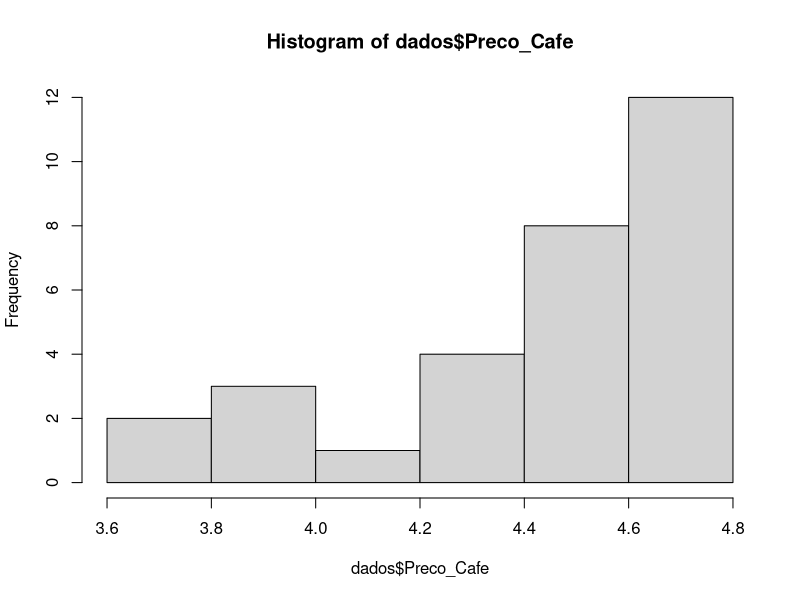
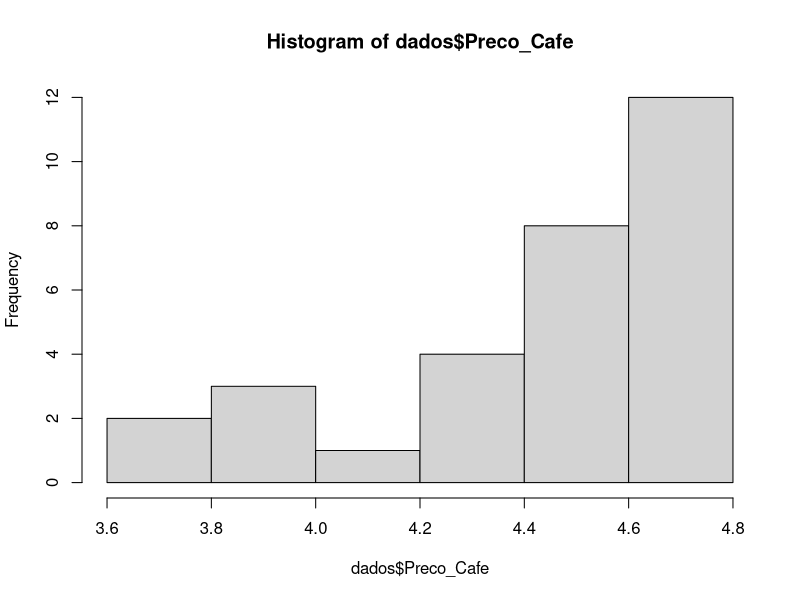
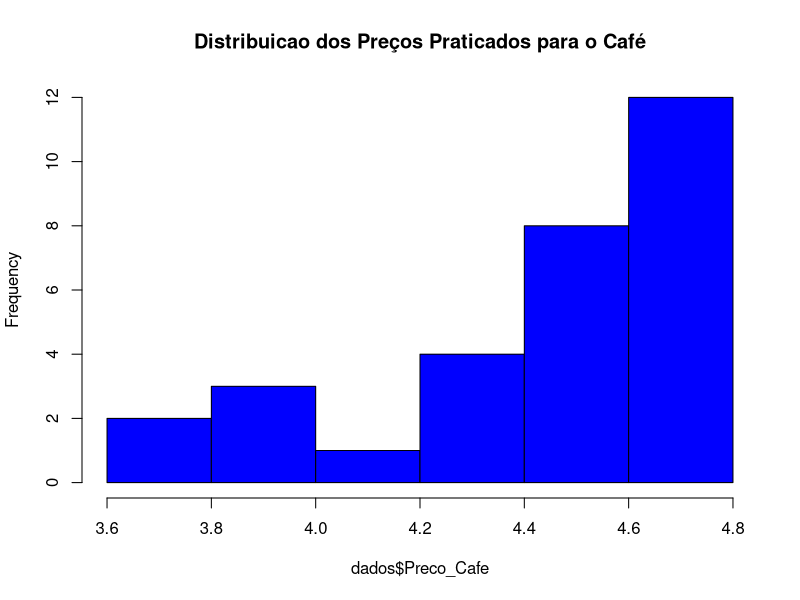
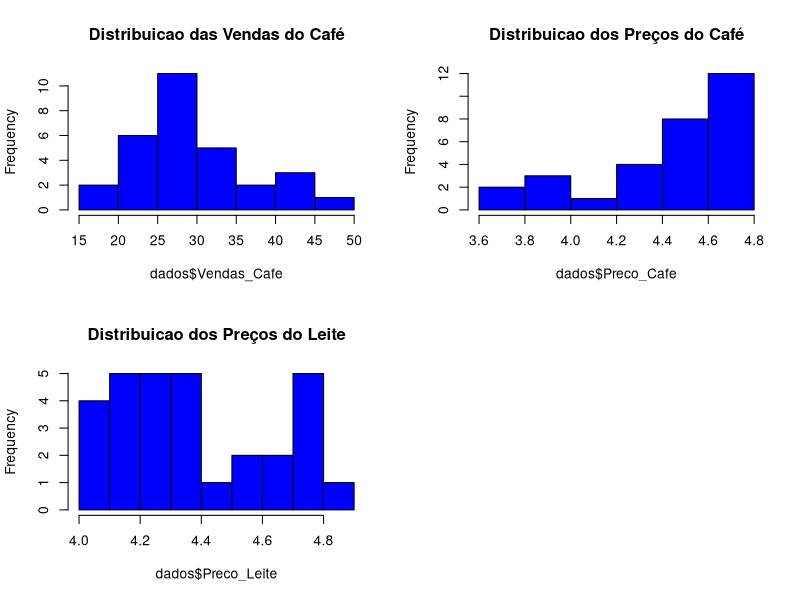
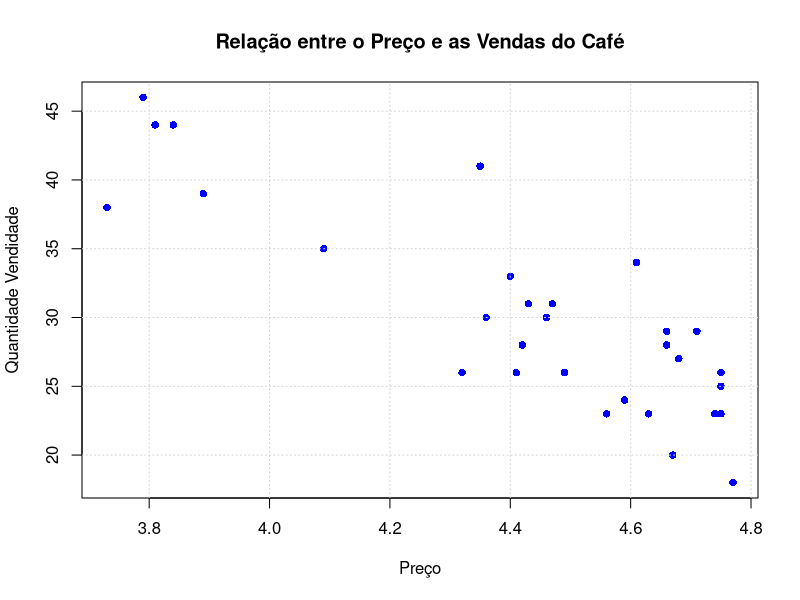

Write R code to recreate these figures, in order. (Note: this script raises an error after producing the figures.)
####### Análise exploratória de dados #######

## AED - Capitulo 01 - Prof. Máiron Chaves ###

#Copie este código, cole no seu R e execute para ver os resultados
rm(list=ls(all=TRUE)) #Remove objetos da memória do R

#Cria o data frame contendo o historico de vendas do cafe
dados <- data.frame(Vendas_Cafe = c(18, 20, 23, 23, 23, 23, 24, 25, 26, 26, 26, 26, 
                                    27, 28, 28, 
                                    29, 29, 30, 30, 31, 31, 33, 34, 35, 38, 39, 41, 44, 44, 46),
                    Preco_Cafe = c(4.77, 4.67, 4.75, 4.74, 4.63, 4.56, 4.59, 4.75, 4.75, 
                                   4.49,4.41, 4.32, 4.68, 4.66, 4.42, 4.71, 4.66, 4.46, 4.36, 4.47, 
                                   4.43, 
                                   4.4, 4.61, 4.09, 3.73, 3.89, 4.35, 3.84, 3.81, 3.79),
                    Promocao = c("Nao", "Nao", "Nao", "Nao", "Nao", "Nao", "Nao", 
                                 "Nao", "Sim", 
                                 "Nao", "Sim", "Nao", "Nao", "Sim", "Sim", "Nao", "Sim", 
                                 "Sim", 
                                 "Sim", "Nao", "Nao", "Sim", "Sim", "Sim", "Nao", "Sim", 
                                 "Sim", 
                                 "Sim", "Sim", "Sim"),
                    Preco_Leite = c(4.74, 4.81, 4.36, 4.29, 4.17, 4.66, 4.73, 4.11, 4.21, 
                                    4.25, 
                                    4.62, 4.53, 4.44, 4.19, 4.37, 4.29, 4.57, 4.21, 4.77, 4, 
                                    4.31, 
                                    4.34, 4.05, 4.73, 4.07, 4.75, 4, 4.15, 4.34, 4.15))

#visualiza a media (mean) e outras estatisticas descritivas das variaveis
summary(dados)

#Visualiza desvio padrao (standard deviation) das variaveis
sd(dados$Vendas_Cafe)
sd(dados$Preco_Cafe)
sd(dados$Preco_Leite)

#Visualiza atraves de um histograma a distribuicao da variavel Preco_Cafe
hist(dados$Preco_Cafe)

#visualiza a media (mean) e outras estatisticas descritivas das variaveis
summary(dados)

#Visualiza desvio padrao (standard deviation) das variaveis
sd(dados$Vendas_Cafe)
sd(dados$Preco_Cafe)
sd(dados$Preco_Leite)

#Visualiza atraves de um histograma a distribuicao da variavel Preco_Cafe
hist(dados$Preco_Cafe)

# Customizando o histograma
hist(dados$Preco_Cafe,
     col = 'blue',
     main = 'Distribuicao dos Preços Praticados para o Café')

#Visualiza o histograma das tres variaveis numericas na mesma pagina
par(mfrow=c(2,2)) #Configura layout para posicionar os graficos em duas linhas e duas colunas

hist(dados$Vendas_Cafe,
     col = 'blue',
     main = 'Distribuicao das Vendas do Café')
hist(dados$Preco_Cafe,
     col = 'blue',
     main = 'Distribuicao dos Preços do Café')
hist(dados$Preco_Leite,
     col = 'blue',
     main = 'Distribuicao dos Preços do Leite')
dev.off() #limpa os graficos e volta o layout para configuracao normal


#Customiza o grafico
plot(y = dados$Vendas_Cafe,
     x = dados$Preco_Cafe,
     pch = 16,
     col = 'blue',
     xlab = 'Preço',
     ylab = 'Quantidade Vendidade',
     main = 'Relação entre o Preço e as Vendas do Café')
grid() #este comando adiciona linhas de grade ao grafico

#Colore os pontos em que havia promoção naquele dia
plot(y = dados$Vendas_Cafe,
     x = dados$Preco_Cafe,
     col = dados$Promocao,
     pch = 16,
     xlab = 'Preço',
     ylab = 'Quantidade Vendidade',
     main = 'Relação entre o Preço e as Vendas do Café')
#adiciona legenda
legend(x=4.4,y=45,
       c("Promoção","Sem_Promoção"),
       col=c("red","black"),
       pch=c(16,16))
grid()

#Cria uma nova variavel informando se naquele dia vendeu acima ou abaixo da media 
historicamedia <- mean(dados$Vendas_Cafe) #armazena a media em uma variavel
variavel <- ifelse(dados$Vendas_Cafe > media,'Acima_da_media','Abaixo_da_media')
variavel <- factor(variavel) #converte nova variavel para factor
plot(variavel) #grafico com a qtde abaixo e acima da media
table(variavel) #visualiza a qtde abaixo e acima da media

#Gera boxplot das vendas
boxplot(dados$Vendas_Cafe)

#Gera boxplot do preco
boxplot(dados$Preco_Cafe)

#Gera boxplot comparativo das vendas quando houve promocao e de quando nao houve
boxplot(dados$Vendas_Cafe~dados$Promocao)

#Customizando o boxplot
boxplot(dados$Vendas_Cafe~dados$Promocao,
        col = 'gray',
        pch = 16,
        xlab = 'Promoção',
        ylab = 'Vendas',
        main = 'Vendas com promoção vs Vendas sem promoção')